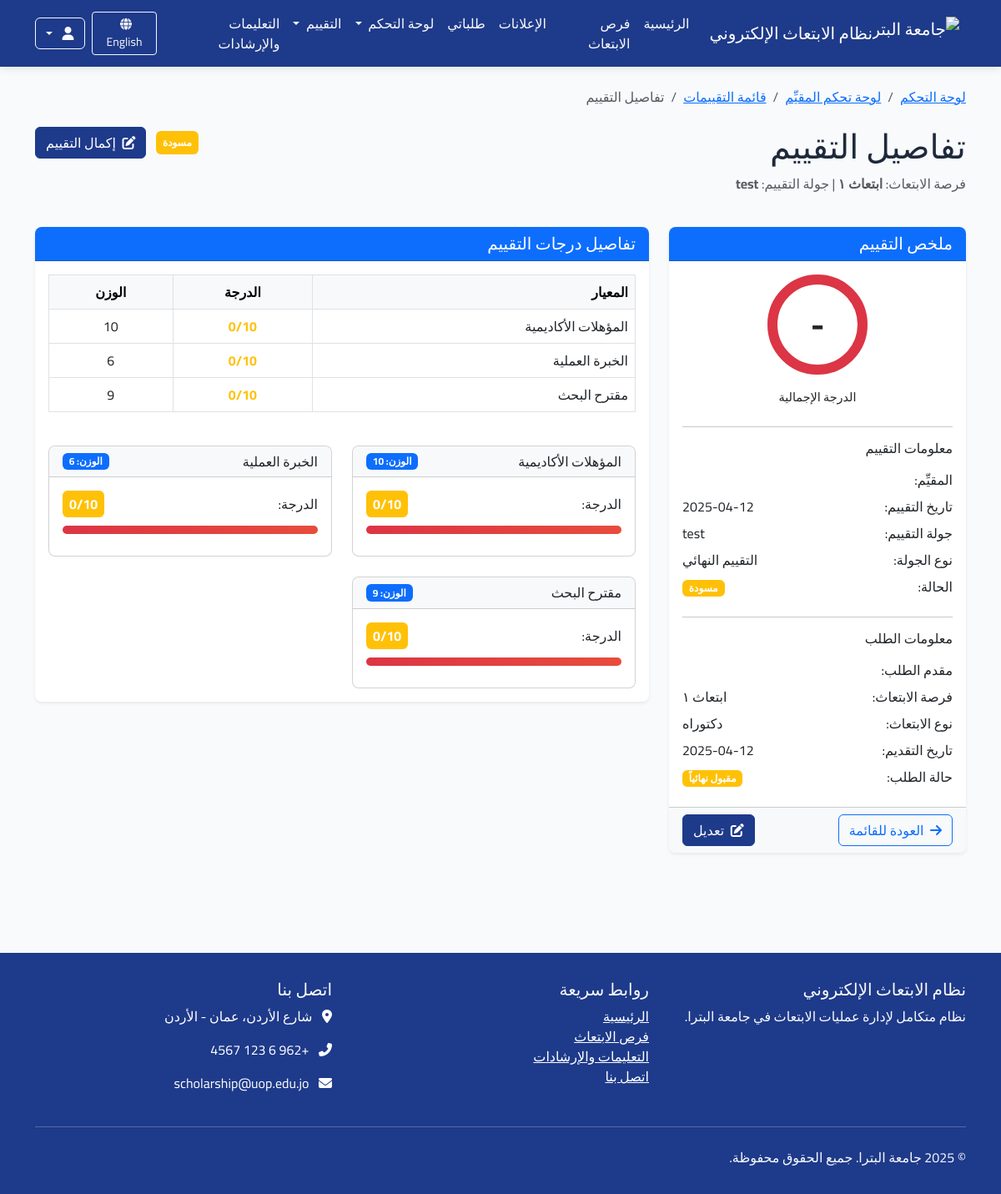
Before: /evaluation/evaluations/1/ (signed in) with the older database file.
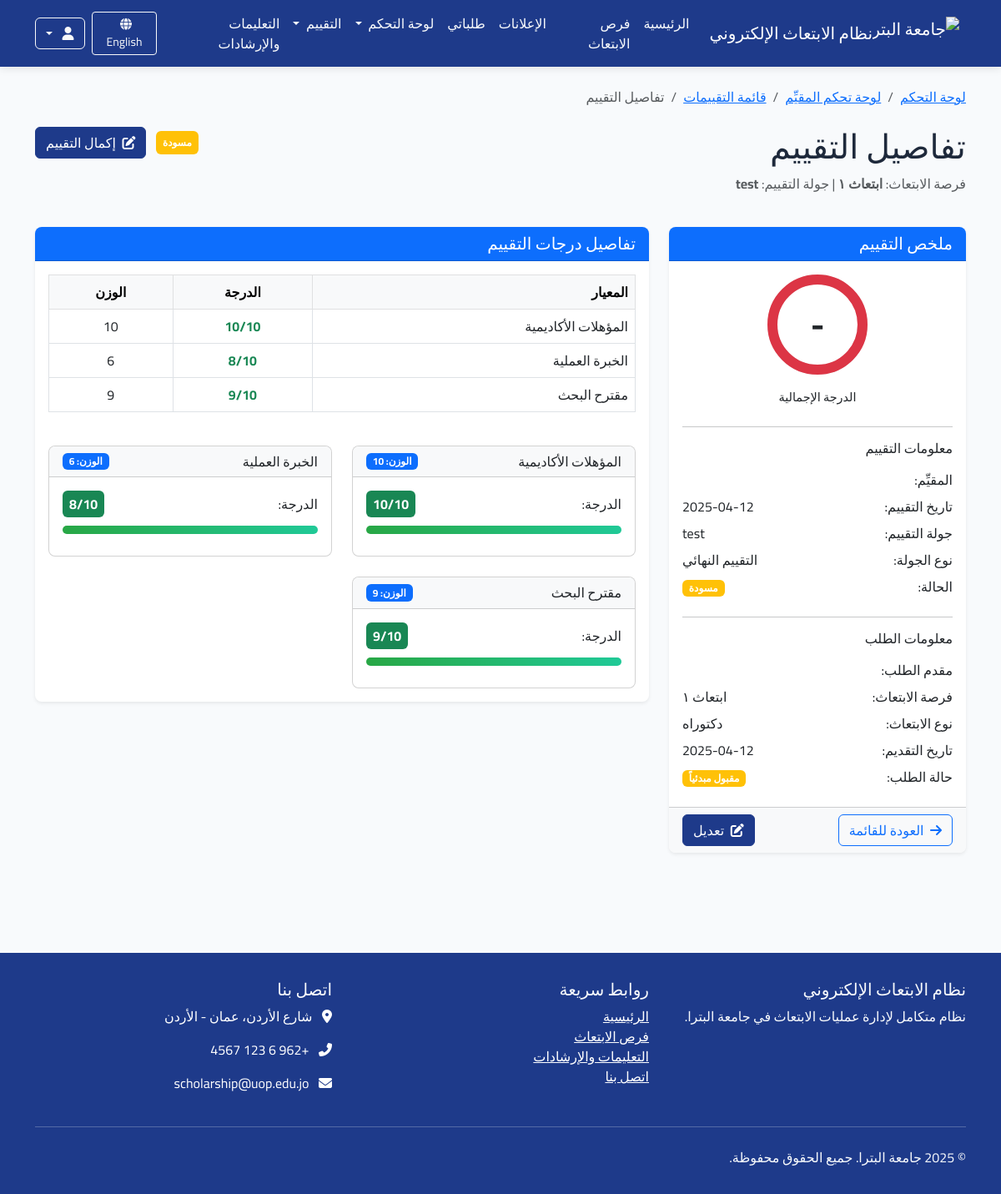
After: the same page with the newer database file.
### evaluation/models.py (models this page shows, shortened)
class ApplicationEvaluation(models.Model):
    application = models.ForeignKey(Application, verbose_name=_("الطلب"), on_delete=models.CASCADE,
                                    related_name="evaluations")
    evaluation_round = models.ForeignKey(EvaluationRound, verbose_name=_("جولة التقييم"), on_delete=models.CASCADE,
                                         related_name="application_evaluations")
    evaluator = models.ForeignKey(User, verbose_name=_("المقيم"), on_delete=models.CASCADE, related_name="evaluations")
    overall_score = models.DecimalField(_("الدرجة الإجمالية"), max_digits=5, decimal_places=2, null=True, blank=True)
    comments = models.TextField(_("ملاحظات"), blank=True, null=True)
    evaluation_date = models.DateTimeField(_("تاريخ التقييم"), auto_now_add=True)
    is_submitted = models.BooleanField(_("تم التقديم"), default=False)
    class Meta:
        verbose_name = _("تقييم طلب")
        verbose_name_plural = _("تقييمات الطلبات")
        ordering = ['-evaluation_date']
        unique_together = ['application', 'evaluation_round', 'evaluator']

class CriterionScore(models.Model):
    evaluation = models.ForeignKey(ApplicationEvaluation, verbose_name=_("التقييم"), on_delete=models.CASCADE,
                                   related_name="criteria_scores")
    criterion = models.ForeignKey(EvaluationCriterion, verbose_name=_("المعيار"), on_delete=models.CASCADE,
                                  related_name="criterion_scores")
    score = models.PositiveIntegerField(_("الدرجة"), validators=[MinValueValidator(0), MaxValueValidator(10)])
    comments = models.TextField(_("ملاحظات"), blank=True, null=True)
    class Meta:
        verbose_name = _("درجة معيار")
        verbose_name_plural = _("درجات المعايير")
        unique_together = ['evaluation', 'criterion']

class EvaluationRound(models.Model):
    ROUND_TYPES = (
        ('initial', _('المراجعة الأولية')),
        ('committee', _('تقييم اللجنة')),
        ('final', _('التقييم النهائي')),
    )
    name = models.CharField(_("اسم الجولة"), max_length=100)
    description = models.TextField(_("الوصف"), blank=True, null=True)
    round_type = models.CharField(_("نوع الجولة"), max_length=20, choices=ROUND_TYPES)
    committee = models.ForeignKey(Committee, verbose_name=_("اللجنة"), on_delete=models.CASCADE,
                                  related_name="evaluation_rounds")
    start_date = models.DateTimeField(_("تاريخ البدء"), default=timezone.now)
    end_date = models.DateTimeField(_("تاريخ الانتهاء"))
    is_active = models.BooleanField(_("نشطة"), default=True)
    criteria = models.ManyToManyField(EvaluationCriterion, verbose_name=_("المعايير"), related_name="evaluation_rounds")
    min_evaluators = models.PositiveIntegerField(_("الحد الأدنى للمقيمين"), default=1)
    class Meta:
        verbose_name = _("جولة تقييم")
        verbose_name_plural = _("جولات التقييم")
        ordering = ['-start_date']

class EvaluationCriterion(models.Model):
    name = models.CharField(_("المعيار"), max_length=100)
    description = models.TextField(_("الوصف"), blank=True, null=True)
    weight = models.PositiveIntegerField(_("الوزن"), default=1, help_text=_("أهمية المعيار (1-10)"))
    order = models.PositiveIntegerField(_("الترتيب"), default=0)
    is_active = models.BooleanField(_("نشط"), default=True)
    class Meta:
        verbose_name = _("معيار تقييم")
        verbose_name_plural = _("معايير التقييم")
        ordering = ['order', 'name']

### applications/models.py (models this page shows, shortened)
class Application(models.Model):
    scholarship = models.ForeignKey(Scholarship, verbose_name=_("فرصة الابتعاث"), on_delete=models.CASCADE,
                                    related_name="applications")
    applicant = models.ForeignKey(User, verbose_name=_("المتقدم"), on_delete=models.CASCADE,
                                  related_name="applications")
    status = models.ForeignKey(ApplicationStatus, verbose_name=_("حالة الطلب"), on_delete=models.PROTECT,
                               related_name="applications")
    application_date = models.DateTimeField(_("تاريخ التقديم"), auto_now_add=True)
    last_update = models.DateTimeField(_("آخر تحديث"), auto_now=True)
    motivation_letter = models.TextField(_("خطاب الدوافع"),
                                         help_text=_("اشرح لماذا تريد التقدم لهذه الفرصة وما هي أهدافك"))
    research_proposal = models.TextField(_("مقترح البحث"), blank=True, null=True,
                                         help_text=_("إذا كان الابتعاث لدراسة الدكتوراه، أرفق مقترح البحث الخاص بك"))
    comments = models.TextField(_("ملاحظات إضافية"), blank=True, null=True,
                                help_text=_("أي معلومات إضافية تود إضافتها لطلبك"))
    acceptance_letter = models.BooleanField(_("هل لديك قبول مبدئي؟"), default=False)
    acceptance_university = models.CharField(_("اسم الجامعة التي لديك قبول فيها"), max_length=200, blank=True,
                                             null=True)
    class Meta:
        verbose_name = _("طلب ابتعاث")
        verbose_name_plural = _("طلبات الابتعاث")
        ordering = ['-application_date']
        unique_together = ['scholarship', 'applicant']  # لا يمكن للمستخدم التقديم على نفس الفرصة مرتين

class ApplicationStatus(models.Model):
    name = models.CharField(_("الاسم"), max_length=100)
    description = models.TextField(_("الوصف"), blank=True, null=True)
    order = models.PositiveIntegerField(_("الترتيب"), default=0)
    class Meta:
        verbose_name = _("حالة الطلب")
        verbose_name_plural = _("حالات الطلب")
        ordering = ['order']

### announcements/models.py (models this page shows, shortened)
class Scholarship(models.Model):
    STATUS_CHOICES = (
        ('draft', _('مسودة')),
        ('published', _('منشور')),
        ('closed', _('مغلق')),
    )
    title = models.CharField(_("العنوان"), max_length=200)
    scholarship_type = models.ForeignKey(ScholarshipType, verbose_name=_("نوع الابتعاث"), on_delete=models.CASCADE,
                                         related_name="scholarships")
    description = models.TextField(_("الوصف"))
    requirements = models.TextField(_("المتطلبات"))
    benefits = models.TextField(_("المميزات"), blank=True, null=True)
    countries = models.CharField(_("الدول المتاحة"), max_length=255, blank=True, null=True)
    universities = models.TextField(_("الجامعات المتاحة"), blank=True, null=True)
    deadline = models.DateTimeField(_("الموعد النهائي للتقديم"))
    publication_date = models.DateTimeField(_("تاريخ النشر"), default=timezone.now)
    status = models.CharField(_("الحالة"), max_length=20, choices=STATUS_CHOICES, default='draft')
    max_applicants = models.PositiveIntegerField(_("الحد الأقصى للمتقدمين"), default=0, help_text=_("0 يعني غير محدود"))
    eligibility_criteria = models.TextField(_("معايير الأهلية"), blank=True, null=True)
    application_process = models.TextField(_("عملية التقديم"), blank=True, null=True)
    contact_info = models.TextField(_("معلومات الاتصال"), blank=True, null=True)
    attachment = models.FileField(_("مرفق"), upload_to='scholarship_attachments/', blank=True, null=True)
    created_by = models.ForeignKey(User, verbose_name=_("تم إنشاؤه بواسطة"), on_delete=models.CASCADE,
                                   related_name="created_scholarships")
    updated_at = models.DateTimeField(_("تم التحديث في"), auto_now=True)
    class Meta:
        verbose_name = _("فرصة ابتعاث")
        verbose_name_plural = _("فرص الابتعاث")
        ordering = ['-publication_date']

class ScholarshipType(models.Model):
    name = models.CharField(_("اسم النوع"), max_length=100)
    description = models.TextField(_("الوصف"), blank=True, null=True)
    class Meta:
        verbose_name = _("نوع الابتعاث")
        verbose_name_plural = _("أنواع الابتعاث")
        ordering = ['name']

### evaluation/views.py (the view)
# urls.py: path('evaluations/<int:pk>/', views.evaluation_detail, name='evaluation_detail'),
@login_required
@permission_required('evaluation.view_applicationevaluation')
def evaluation_detail(request, pk):
    if request.user.has_perm('evaluation.view_all_evaluations'):
        evaluation = get_object_or_404(ApplicationEvaluation, pk=pk)
    else:
        evaluation = get_object_or_404(ApplicationEvaluation, pk=pk, evaluator=request.user)
    criteria_scores = evaluation.criteria_scores.all().order_by('criterion__order')
    context = {
        'evaluation': evaluation,
        'criteria_scores': criteria_scores,
    }
    return render(request, 'evaluation/evaluation_detail.html', context)

### core/context_processors.py (called while the page is built)
def user_role(request):
    role = 'anonymous'
    if request.user.is_authenticated:
        role = request.user.profile.role
    return {
        'user_role': role
    }

### dashboard/templatetags/dashboard_filters.py (called while the page is built)
@register.filter
def sub(value, arg):
    try:
        return float(value) - float(arg)
    except (ValueError, TypeError):
        return ''

@register.filter
def yesno(value, arg=None):
    if arg is None:
        arg = "yes,no,maybe"
    bits = arg.split(',')
    if len(bits) < 2:
        return value  # Invalid arg.
    yes = bits[0]
    no = bits[1]
    maybe = bits[2] if len(bits) > 2 else no
    if value is None:
        return maybe
    if value:
        return yes
    return no

@register.filter
def mul(value, arg):
    try:
        return float(value) * float(arg)
    except (ValueError, TypeError):
        return ''

### evaluation/templates/evaluation/evaluation_detail.html (shortened to what the changed rows need)
{% extends 'base.html' %}
{% load i18n %}
{% load static %}
{% load dashboard_filters %}
{% block content %}
<div class="container py-4">
    <div class="row mb-4">
        <div class="col-md-8">
            <h1 class="mb-2">{% trans "تفاصيل التقييم" %}</h1>
            <p class="text-muted">
                {% trans "فرصة الابتعاث:" %} <strong>{{ evaluation.application.scholarship.title }}</strong> |
                {% trans "جولة التقييم:" %} <strong>{{ evaluation.evaluation_round.name }}</strong>
            </p>
        </div>
    </div>
    <div class="row">
        <div class="col-lg-4 mb-4">
            <div class="card shadow-sm border-0 mb-4">
                <div class="card-body">
                    <div class="mb-4">
                        <div class="d-flex justify-content-between mb-2">
                            <span>{% trans "تاريخ التقييم:" %}</span>
                            <span>{{ evaluation.evaluation_date|date:"Y-m-d" }}</span>
                        </div>
                        <div class="d-flex justify-content-between mb-2">
                            <span>{% trans "جولة التقييم:" %}</span>
                            <span>{{ evaluation.evaluation_round.name }}</span>
                        </div>
                        <div class="d-flex justify-content-between mb-2">
                            <span>{% trans "نوع الجولة:" %}</span>
                            <span>{{ evaluation.evaluation_round.get_round_type_display }}</span>
                        </div>
                    </div>
                    <div>
                        <div class="d-flex justify-content-between mb-2">
                            <span>{% trans "فرصة الابتعاث:" %}</span>
                            <span>{{ evaluation.application.scholarship.title }}</span>
                        </div>
                        <div class="d-flex justify-content-between mb-2">
                            <span>{% trans "نوع الابتعاث:" %}</span>
                            <span>{{ evaluation.application.scholarship.scholarship_type.name }}</span>
                        </div>
                        <div class="d-flex justify-content-between mb-2">
                            <span>{% trans "تاريخ التقديم:" %}</span>
                            <span>{{ evaluation.application.application_date|date:"Y-m-d" }}</span>
                        </div>
                        <div class="d-flex justify-content-between mb-2">
                            <span>
                                <span class="badge bg-{{ evaluation.application.status.order|add:"-1"|yesno:"warning,primary,success,danger,secondary" }}">
                                    {{ evaluation.application.status.name }}
                                </span>
                            </span>
                        </div>
                    </div>
                </div>
            </div>
        </div>
        <div class="col-lg-8">
            <div class="card shadow-sm border-0">
                <div class="card-body">
                    {% if criteria_scores %}
                    <div class="table-responsive mb-4">
                        <table class="table table-bordered">
                            <thead class="table-light">
                                <tr>
                                    <th>{% trans "المعيار" %}</th>
                                    <th class="text-center">{% trans "الدرجة" %}</th>
                                    <th class="text-center">{% trans "الوزن" %}</th>
                                </tr>
                            </thead>
                            <tbody>
                                {% for score in criteria_scores %}
                                <tr>
                                    <td>{{ score.criterion.name }}</td>
                                    <td class="text-center">
                                        <strong class="{% if score.score >= 8 %}text-success{% elif score.score >= 5 %}text-primary{% else %}text-warning{% endif %}">
                                            {{ score.score }}/10
                                        </strong>
                                    </td>
                                    <td class="text-center">{{ score.criterion.weight }}</td>
                                </tr>
                                {% endfor %}
                            </tbody>
                        </table>
                    </div>
                    <div class="row row-cols-1 row-cols-md-2 g-4">
                        {% for score in criteria_scores %}
                        <div class="col">
                            <div class="card criterion-card h-100">
                                <div class="card-header bg-light d-flex justify-content-between align-items-center">
                                    <h6 class="mb-0">{{ score.criterion.name }}</h6>
                                    <span class="badge bg-primary">{% trans "الوزن:" %} {{ score.criterion.weight }}</span>
                                </div>
                                <div class="card-body">
                                    <div class="d-flex justify-content-between align-items-center mb-2">
                                        <span>{% trans "الدرجة:" %}</span>
                                        <span class="badge {% if score.score >= 8 %}bg-success{% elif score.score >= 5 %}bg-primary{% else %}bg-warning{% endif %} p-2" style="font-size: 1rem;">
                                            {{ score.score }}/10
                                        </span>
                                    </div>
                                    <div class="score-meter {% if score.score >= 8 %}score-high{% elif score.score >= 5 %}score-medium{% else %}score-low{% endif %}" style="width: {{ score.score|mul:10 }}%;"></div>
                                </div>
                            </div>
                        </div>
                        {% endfor %}
                    </div>
                    {% endif %}
                </div>
            </div>
        </div>
    </div>
</div>
{% endblock %}

Changed rows visible on the page:
changed ApplicationEvaluation "ابتعاث ١": application.status.name "مقبول نهائياً" → "مقبول مبدئياً"
changed CriterionScore "المؤهلات الأكاديمية": score "0" → "10"
changed CriterionScore "الخبرة العملية": score "0" → "8"
changed CriterionScore "مقترح البحث": score "0" → "9"
